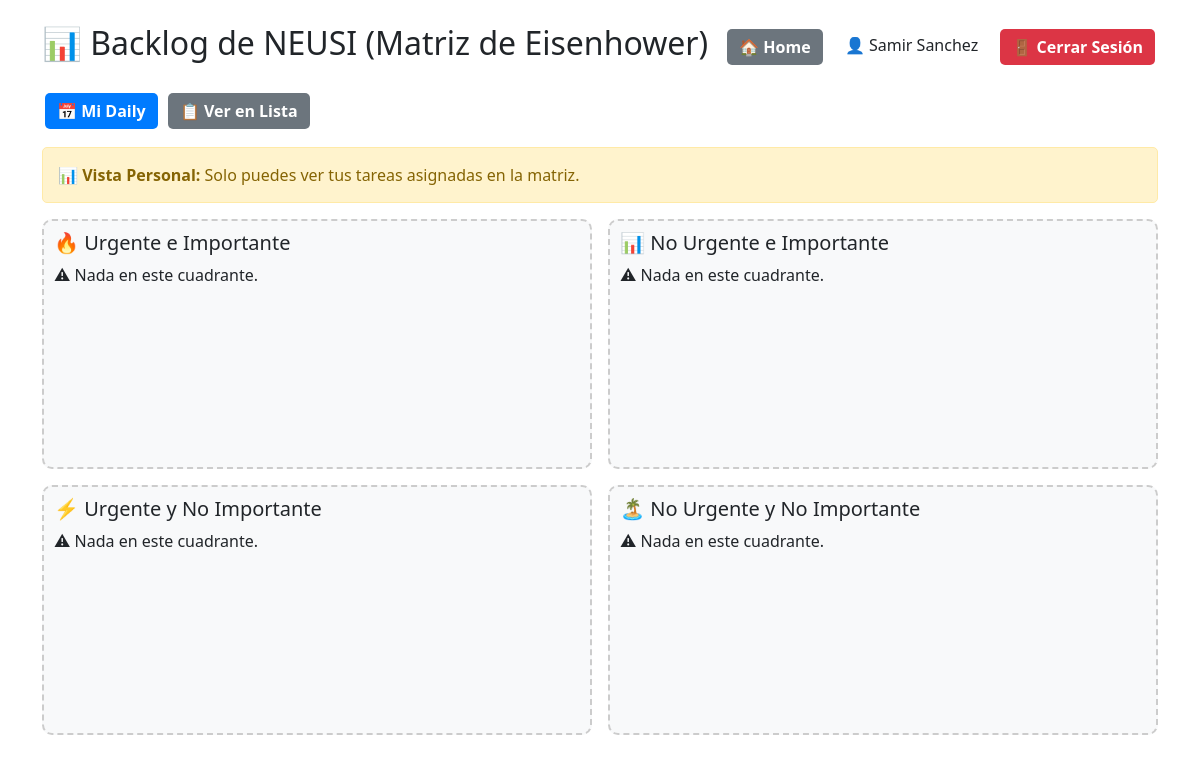
The page /matriz/ (signed in) on the database as committed earlier.
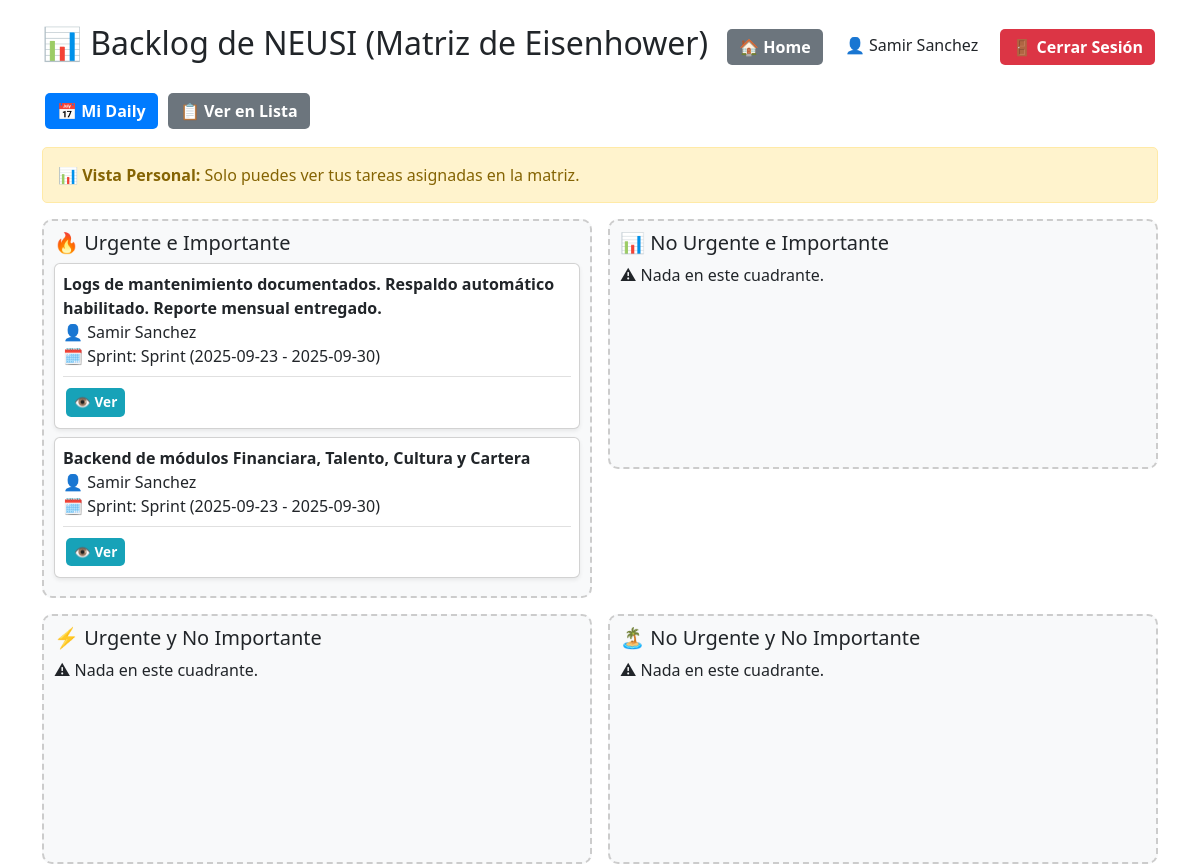
The same page on the database as committed later.
### backlog/models.py (models this page shows, shortened)
class Tarea(models.Model):
    MATRIZ_CHOICES = [
        ("UI", "Urgente e Importante"),
        ("NUI", "No Urgente e Importante"),
        ("UNI", "Urgente y No Importante"),
        ("NUNI", "No Urgente y No Importante"),
    ]
    ESTADO_CHOICES = [
        ("NUEVO", "Nuevo"),
        ("APROBADO", "Aprobado"),
        ("EN_PROGRESO", "En Progreso"),
        ("COMPLETADO", "Completado"),
        ("BLOQUEADO", "Bloqueado"),
    ]
    titulo = models.CharField(max_length=200)
    descripcion = models.TextField(blank=True)
    criterios_aceptacion = models.TextField(
        blank=True,
        help_text="Criterios que deben cumplirse para cerrar esta tarea"
    )
    categoria = models.CharField(max_length=4, choices=MATRIZ_CHOICES)
    estado = models.CharField(
        max_length=20,
        choices=ESTADO_CHOICES,
        default="NUEVO",
        help_text="Estado actual de la tarea en el workflow"
    )
    asignado_a = models.ForeignKey(
        Integrante,
        on_delete=models.SET_NULL,
        null=True,
        blank=True,
        related_name="tareas_asignadas"
    )
    sprint = models.ForeignKey(Sprint, on_delete=models.CASCADE)
    completada = models.BooleanField(default=False)
    fecha_cierre = models.DateTimeField(null=True, blank=True)
    informe_cierre = models.FileField(
        upload_to="informes_cierre/",
        blank=True,
        null=True,
        help_text="Archivo requerido para cerrar la tarea"
    )

class Integrante(models.Model):
    ROL_PERMISOS = {
        "Lider Bases de datos": ["crear_tareas", "agregar_evidencias", "editar_tareas"],
        "Scrum Master / PO": ["crear_tareas", "agregar_evidencias", "editar_tareas"],
    }
    user = models.OneToOneField(User, on_delete=models.CASCADE)
    rol = models.CharField(max_length=100, blank=True)
    def __str__(self):
        return self.user.get_full_name() or self.user.username
    def puede_crear_tareas(self):
        permisos = self.ROL_PERMISOS.get(self.rol, [])
        return "crear_tareas" in permisos

class Sprint(models.Model):
    nombre = models.CharField(max_length=50, default="Sprint")
    inicio = models.DateField()
    fin = models.DateField()
    def __str__(self):
        return f"{self.nombre} ({self.inicio} - {self.fin})"

### backlog/views.py (the view)
# urls.py: path("matriz/", views.backlog_matriz, name="backlog_matriz"),
@login_required
def backlog_matriz(request):
    try:
        usuario_integrante = request.user.integrante
        tiene_permisos_admin = usuario_integrante.puede_crear_tareas()
    except AttributeError:
        tiene_permisos_admin = False
        usuario_integrante = None
    if tiene_permisos_admin:
        tareas = Tarea.objects.all().select_related("asignado_a", "sprint")
        integrantes = Integrante.objects.all()
        persona_id = request.GET.get("persona")
        if persona_id:
            try:
                tareas = tareas.filter(asignado_a__id=persona_id)
            except (Integrante.DoesNotExist, ValueError):
                pass
    else:
        tareas = Tarea.objects.filter(asignado_a=usuario_integrante) if usuario_integrante else Tarea.objects.none()
        integrantes = []
    cuadrantes = {
        "ui": tareas.filter(categoria="UI"),
        "nui": tareas.filter(categoria="NUI"),
        "uni": tareas.filter(categoria="UNI"),
        "nuni": tareas.filter(categoria="NUNI"),
    }
    return render(request, "backlog/backlog_matriz.html", {
        **cuadrantes,
        "integrantes": integrantes,
        "tiene_permisos_admin": tiene_permisos_admin,
    })

### backlog/templates/backlog/backlog_matriz.html (shortened to what the changed rows need)
{% load static %}
<!DOCTYPE html>
<html lang="es">
<head>
    <link href="https://cdn.jsdelivr.net/npm/bootstrap@5.3.0/dist/css/bootstrap.min.css" rel="stylesheet">
</head>
<body class="container mt-4">
    <div class="header-container">
        <h2>📊 Backlog de NEUSI (Matriz de Eisenhower)</h2>
    </div>
    <div class="row g-3">
        <div class="col-md-6">
            <div class="quadrant" id="ui">
                <h5>🔥 Urgente e Importante</h5>
                {% for tarea in ui %}
                    <div class="card p-2 bg-white shadow-sm" draggable="true" data-id="{{ tarea.id }}">
                        <div class="task-content">
                            <strong>{{ tarea.titulo }}</strong><br>
                            👤 {{ tarea.asignado_a }}<br>
                            🗓 Sprint: {{ tarea.sprint }}
                        </div>
                        <div class="task-actions">
                            <a href="{% url 'detalle_tarea' tarea.id %}" class="btn btn-info btn-sm">👁️ Ver</a>
                        </div>
                    </div>
                {% empty %}
                    <p>⚠ Nada en este cuadrante.</p>
                {% endfor %}
            </div>
        </div>
    </div>
</body>
</html>

Rows that differ between the two databases and show on the page:
added Tarea: titulo "Logs de mantenimiento documentados. Respaldo automático habilitado. Reporte mensual entregado.", asignado_a "Samir Sanchez", sprint "Sprint (2025-09-23 - 2025-09-30)"
added Tarea: titulo "Backend de módulos Financiara, Talento, Cultura y Cartera", asignado_a "Samir Sanchez", sprint "Sprint (2025-09-23 - 2025-09-30)"
Other text that changed with them:
text no longer shown: "⚠ Nada en este cuadrante."
